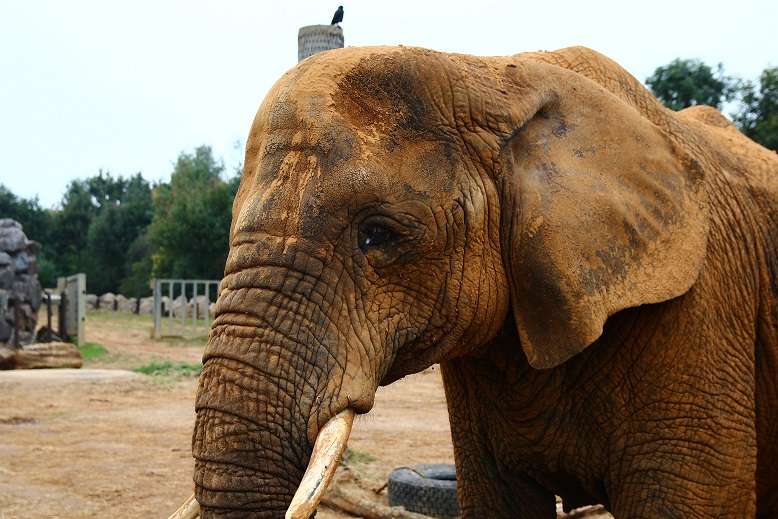
#> input picture Section10/Section10Images/Elephant.jpg, 778 x 519 px, given in place of the camera
$ jupyter execute 'Cam Shift Object Tracking.ipynb'
#> lines starting #> are read from the running program, lines starting #| are printed output that depends on the picture
[cell 1]
import numpy as np

import cv2

[cell 2]
cap = cv2.VideoCapture(0)

ret, frame = cap.read()
#> frame is the input picture: shape (519, 778, 3); mean B, G, R 95.2, 117.2, 135.3

r, h, c, w = 240, 100, 400, 160

track_window = (c, r, w, h)

roi = frame[r : r + h, c : c + w]
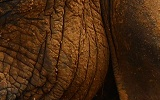
#> roi: shape (100, 160, 3); mean B, G, R 16.6, 39.8, 70.6

hsv_roi =  cv2.cvtColor(roi, cv2.COLOR_BGR2HSV)
#> hsv_roi: shape (100, 160, 3); mean H, S, V 12.8, 200.2, 70.6

lower_purple = np.array([130,60,60])

upper_purple = np.array([175,255,255])

mask = cv2.inRange(hsv_roi, lower_purple, upper_purple)
#> mask: shape (100, 160); every value is 0

roi_hist = cv2.calcHist([hsv_roi], [0], mask, [180], [0,180])
#> roi_hist = 180 values from 0 to 0

cv2.normalize(roi_hist, roi_hist, 0, 255, cv2.NORM_MINMAX)

term_crit = ( cv2.TERM_CRITERIA_EPS | cv2.TERM_CRITERIA_COUNT, 10, 1 )

while True :


    ret, frame = cap.read()

    if ret == True :

        hsv = cv2.cvtColor(frame, cv2.COLOR_BGR2HSV)
#> hsv: shape (519, 778, 3); mean H, S, V 34.8, 118.6, 139.5

        dst = cv2.calcBackProject([hsv],[0],roi_hist,[0,180],1)
#> dst: shape (519, 778); every value is 0

        ret, track_window = cv2.CamShift(dst, track_window, term_crit)
#> ret = ((0, 0), (0, 0), 0); track_window = (390, 230, 180, 120)

        pts = cv2.boxPoints(ret)
#> pts = [[0, 0], [0, 0], [0, 0], [0, 0]]

        pts = np.int0(pts)

        img2 = cv2.polylines(frame,[pts],True, 255,2)

        cv2.imshow('Camshift Tracking', img2)

        if cv2.waitKey(1) == 13 :

#> (key Esc is pressed here)
            break

    else :

        break

cv2.destroyAllWindows()
cap.release()
